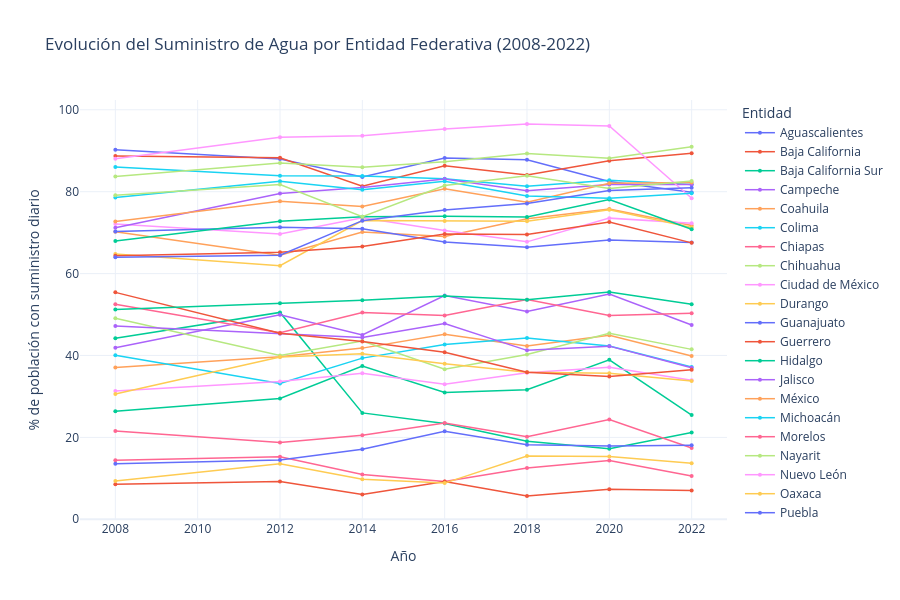

Write notebook code for a chart like this one.
### Code cell
# Transformar a formato largo (tidy data)
df_tidy = pd.melt(
    sum, 
    id_vars=['Entidad'],
    var_name='Año', 
    value_name='Porcentaje'
)
df_tidy['Año'] = df_tidy['Año'].astype(int)

# Crear gráfico de líneas
fig = px.line(
    df_tidy, 
    x='Año', 
    y='Porcentaje', 
    color='Entidad',
    title='Evolución del Suministro de Agua por Entidad Federativa (2008-2022)',
    labels={'Porcentaje': '% de población con suministro diario', 'Año': 'Año'},
    template='plotly_white'
)

# Mejorar visualización
fig.update_traces(mode='lines+markers', marker=dict(size=4), line=dict(width=1.5))
fig.update_layout(
    height=600,
    hovermode='x unified',
    legend=dict(
        title='Entidad',
        orientation='v',
        yanchor='top',
        y=1,
        xanchor='left',
        x=1.02
    )
)

fig.show()

### Figure 1 — Plotly figure (JSON) as saved in the notebook; plotly's stock layout.template omitted (floating-point values rounded to 4 significant figures)
{"data": [{"hovertemplate": "Entidad=Aguascalientes<br>Año=%{x}<br>% de población con suministro diario=%{y}<extra></extra>", "legendgroup": "Aguascalientes", "line": {"color": "#636efa", "dash": "solid", "width": 1.5}, "marker": {"size": 4, "symbol": "circle"}, "mode": "lines+markers", "name": "Aguascalientes", "orientation": "v", "showlegend": true, "type": "scatter", "x": [2008, 2012, 2014, 2016, 2018, 2020, 2022], "xaxis": "x", "y": [90.26, 87.97, 83.61, 88.23, 87.8, 82.5, 79.87], "yaxis": "y"}, {"hovertemplate": "Entidad=Baja California<br>Año=%{x}<br>% de población con suministro diario=%{y}<extra></extra>", "legendgroup": "Baja California", "line": {"color": "#EF553B", "dash": "solid", "width": 1.5}, "marker": {"size": 4, "symbol": "circle"}, "mode": "lines+markers", "name": "Baja California", "orientation": "v", "showlegend": true, "type": "scatter", "x": [2008, 2012, 2014, 2016, 2018, 2020, 2022], "xaxis": "x", "y": [88.73, 88.26, 81.31, 86.31, 84.09, 87.58, 89.4], "yaxis": "y"}, {"hovertemplate": "Entidad=Baja California Sur<br>Año=%{x}<br>% de población con suministro diario=%{y}<extra></extra>", "legendgroup": "Baja California Sur", "line": {"color": "#00cc96", "dash": "solid", "width": 1.5}, "marker": {"size": 4, "symbol": "circle"}, "mode": "lines+markers", "name": "Baja California Sur", "orientation": "v", "showlegend": true, "type": "scatter", "x": [2008, 2012, 2014, 2016, 2018, 2020, 2022], "xaxis": "x", "y": [44.19, 50.52, 25.98, 23.39, 19.04, 17.23, 21.19], "yaxis": "y"}, {"hovertemplate": "Entidad=Campeche<br>Año=%{x}<br>% de población con suministro diario=%{y}<extra></extra>", "legendgroup": "Campeche", "line": {"color": "#ab63fa", "dash": "solid", "width": 1.5}, "marker": {"size": 4, "symbol": "circle"}, "mode": "lines+markers", "name": "Campeche", "orientation": "v", "showlegend": true, "type": "scatter", "x": [2008, 2012, 2014, 2016, 2018, 2020, 2022], "xaxis": "x", "y": [41.91, 49.96, 45.03, 54.66, 50.74, 55.02, 47.46], "yaxis": "y"}, {"hovertemplate": "Entidad=Coahuila<br>Año=%{x}<br>% de población con suministro diario=%{y}<extra></extra>", "legendgroup": "Coahuila", "line": {"color": "#FFA15A", "dash": "solid", "width": 1.5}, "marker": {"size": 4, "symbol": "circle"}, "mode": "lines+markers", "name": "Coahuila", "orientation": "v", "showlegend": true, "type": "scatter", "x": [2008, 2012, 2014, 2016, 2018, 2020, 2022], "xaxis": "x", "y": [70.19, 64.47, 70.16, 69.04, 73.36, 75.76, 71.72], "yaxis": "y"}, {"hovertemplate": "Entidad=Colima<br>Año=%{x}<br>% de población con suministro diario=%{y}<extra></extra>", "legendgroup": "Colima", "line": {"color": "#19d3f3", "dash": "solid", "width": 1.5}, "marker": {"size": 4, "symbol": "circle"}, "mode": "lines+markers", "name": "Colima", "orientation": "v", "showlegend": true, "type": "scatter", "x": [2008, 2012, 2014, 2016, 2018, 2020, 2022], "xaxis": "x", "y": [86.04, 83.92, 83.85, 83.15, 81.31, 82.82, 81.77], "yaxis": "y"}, {"hovertemplate": "Entidad=Chiapas<br>Año=%{x}<br>% de población con suministro diario=%{y}<extra></extra>", "legendgroup": "Chiapas", "line": {"color": "#FF6692", "dash": "solid", "width": 1.5}, "marker": {"size": 4, "symbol": "circle"}, "mode": "lines+markers", "name": "Chiapas", "orientation": "v", "showlegend": true, "type": "scatter", "x": [2008, 2012, 2014, 2016, 2018, 2020, 2022], "xaxis": "x", "y": [14.4, 15.25, 10.95, 9.247, 12.55, 14.38, 10.55], "yaxis": "y"}, {"hovertemplate": "Entidad=Chihuahua<br>Año=%{x}<br>% de población con suministro diario=%{y}<extra></extra>", "legendgroup": "Chihuahua", "line": {"color": "#B6E880", "dash": "solid", "width": 1.5}, "marker": {"size": 4, "symbol": "circle"}, "mode": "lines+markers", "name": "Chihuahua", "orientation": "v", "showlegend": true, "type": "scatter", "x": [2008, 2012, 2014, 2016, 2018, 2020, 2022], "xaxis": "x", "y": [83.74, 86.99, 85.97, 87.3, 89.35, 88.18, 91.0], "yaxis": "y"}, {"hovertemplate": "Entidad=Ciudad de México<br>Año=%{x}<br>% de población con suministro diario=%{y}<extra></extra>", "legendgroup": "Ciudad de México", "line": {"color": "#FF97FF", "dash": "solid", "width": 1.5}, "marker": {"size": 4, "symbol": "circle"}, "mode": "lines+markers", "name": "Ciudad de México", "orientation": "v", "showlegend": true, "type": "scatter", "x": [2008, 2012, 2014, 2016, 2018, 2020, 2022], "xaxis": "x", "y": [72.1, 69.67, 73.62, 70.54, 67.75, 73.54, 72.3], "yaxis": "y"}, {"hovertemplate": "Entidad=Durango<br>Año=%{x}<br>% de población con suministro diario=%{y}<extra></extra>", "legendgroup": "Durango", "line": {"color": "#FECB52", "dash": "solid", "width": 1.5}, "marker": {"size": 4, "symbol": "circle"}, "mode": "lines+markers", "name": "Durango", "orientation": "v", "showlegend": true, "type": "scatter", "x": [2008, 2012, 2014, 2016, 2018, 2020, 2022], "xaxis": "x", "y": [64.77, 61.94, 72.95, 72.86, 72.79, 75.61, 71.24], "yaxis": "y"}, {"hovertemplate": "Entidad=Guanajuato<br>Año=%{x}<br>% de población con suministro diario=%{y}<extra></extra>", "legendgroup": "Guanajuato", "line": {"color": "#636efa", "dash": "solid", "width": 1.5}, "marker": {"size": 4, "symbol": "circle"}, "mode": "lines+markers", "name": "Guanajuato", "orientation": "v", "showlegend": true, "type": "scatter", "x": [2008, 2012, 2014, 2016, 2018, 2020, 2022], "xaxis": "x", "y": [70.28, 71.29, 70.93, 67.71, 66.42, 68.21, 67.57], "yaxis": "y"}, {"hovertemplate": "Entidad=Guerrero<br>Año=%{x}<br>% de población con suministro diario=%{y}<extra></extra>", "legendgroup": "Guerrero", "line": {"color": "#EF553B", "dash": "solid", "width": 1.5}, "marker": {"size": 4, "symbol": "circle"}, "mode": "lines+markers", "name": "Guerrero", "orientation": "v", "showlegend": true, "type": "scatter", "x": [2008, 2012, 2014, 2016, 2018, 2020, 2022], "xaxis": "x", "y": [8.556, 9.201, 6.036, 9.244, 5.688, 7.337, 7.02], "yaxis": "y"}, {"hovertemplate": "Entidad=Hidalgo<br>Año=%{x}<br>% de población con suministro diario=%{y}<extra></extra>", "legendgroup": "Hidalgo", "line": {"color": "#00cc96", "dash": "solid", "width": 1.5}, "marker": {"size": 4, "symbol": "circle"}, "mode": "lines+markers", "name": "Hidalgo", "orientation": "v", "showlegend": true, "type": "scatter", "x": [2008, 2012, 2014, 2016, 2018, 2020, 2022], "xaxis": "x", "y": [26.38, 29.5, 37.4, 30.95, 31.65, 38.95, 25.45], "yaxis": "y"}, {"hovertemplate": "Entidad=Jalisco<br>Año=%{x}<br>% de población con suministro diario=%{y}<extra></extra>", "legendgroup": "Jalisco", "line": {"color": "#ab63fa", "dash": "solid", "width": 1.5}, "marker": {"size": 4, "symbol": "circle"}, "mode": "lines+markers", "name": "Jalisco", "orientation": "v", "showlegend": true, "type": "scatter", "x": [2008, 2012, 2014, 2016, 2018, 2020, 2022], "xaxis": "x", "y": [71.19, 79.56, 81.05, 83.12, 80.22, 81.78, 81.73], "yaxis": "y"}, {"hovertemplate": "Entidad=México<br>Año=%{x}<br>% de población con suministro diario=%{y}<extra></extra>", "legendgroup": "México", "line": {"color": "#FFA15A", "dash": "solid", "width": 1.5}, "marker": {"size": 4, "symbol": "circle"}, "mode": "lines+markers", "name": "México", "orientation": "v", "showlegend": true, "type": "scatter", "x": [2008, 2012, 2014, 2016, 2018, 2020, 2022], "xaxis": "x", "y": [37.08, 39.71, 41.8, 45.21, 42.29, 44.93, 39.86], "yaxis": "y"}, {"hovertemplate": "Entidad=Michoacán<br>Año=%{x}<br>% de población con suministro diario=%{y}<extra></extra>", "legendgroup": "Michoacán", "line": {"color": "#19d3f3", "dash": "solid", "width": 1.5}, "marker": {"size": 4, "symbol": "circle"}, "mode": "lines+markers", "name": "Michoacán", "orientation": "v", "showlegend": true, "type": "scatter", "x": [2008, 2012, 2014, 2016, 2018, 2020, 2022], "xaxis": "x", "y": [40.07, 33.18, 39.36, 42.68, 44.25, 42.34, 37.18], "yaxis": "y"}, {"hovertemplate": "Entidad=Morelos<br>Año=%{x}<br>% de población con suministro diario=%{y}<extra></extra>", "legendgroup": "Morelos", "line": {"color": "#FF6692", "dash": "solid", "width": 1.5}, "marker": {"size": 4, "symbol": "circle"}, "mode": "lines+markers", "name": "Morelos", "orientation": "v", "showlegend": true, "type": "scatter", "x": [2008, 2012, 2014, 2016, 2018, 2020, 2022], "xaxis": "x", "y": [21.58, 18.74, 20.54, 23.54, 20.15, 24.36, 17.4], "yaxis": "y"}, {"hovertemplate": "Entidad=Nayarit<br>Año=%{x}<br>% de población con suministro diario=%{y}<extra></extra>", "legendgroup": "Nayarit", "line": {"color": "#B6E880", "dash": "solid", "width": 1.5}, "marker": {"size": 4, "symbol": "circle"}, "mode": "lines+markers", "name": "Nayarit", "orientation": "v", "showlegend": true, "type": "scatter", "x": [2008, 2012, 2014, 2016, 2018, 2020, 2022], "xaxis": "x", "y": [49.09, 40.01, 43.54, 36.67, 40.23, 45.44, 41.49], "yaxis": "y"}, {"hovertemplate": "Entidad=Nuevo León<br>Año=%{x}<br>% de población con suministro diario=%{y}<extra></extra>", "legendgroup": "Nuevo León", "line": {"color": "#FF97FF", "dash": "solid", "width": 1.5}, "marker": {"size": 4, "symbol": "circle"}, "mode": "lines+markers", "name": "Nuevo León", "orientation": "v", "showlegend": true, "type": "scatter", "x": [2008, 2012, 2014, 2016, 2018, 2020, 2022], "xaxis": "x", "y": [88.03, 93.31, 93.66, 95.28, 96.53, 96.04, 78.39], "yaxis": "y"}, {"hovertemplate": "Entidad=Oaxaca<br>Año=%{x}<br>% de población con suministro diario=%{y}<extra></extra>", "legendgroup": "Oaxaca", "line": {"color": "#FECB52", "dash": "solid", "width": 1.5}, "marker": {"size": 4, "symbol": "circle"}, "mode": "lines+markers", "name": "Oaxaca", "orientation": "v", "showlegend": true, "type": "scatter", "x": [2008, 2012, 2014, 2016, 2018, 2020, 2022], "xaxis": "x", "y": [9.336, 13.57, 9.787, 8.834, 15.46, 15.34, 13.69], "yaxis": "y"}, {"hovertemplate": "Entidad=Puebla<br>Año=%{x}<br>% de población con suministro diario=%{y}<extra></extra>", "legendgroup": "Puebla", "line": {"color": "#636efa", "dash": "solid", "width": 1.5}, "marker": {"size": 4, "symbol": "circle"}, "mode": "lines+markers", "name": "Puebla", "orientation": "v", "showlegend": true, "type": "scatter", "x": [2008, 2012, 2014, 2016, 2018, 2020, 2022], "xaxis": "x", "y": [13.54, 14.49, 17.08, 21.49, 18.2, 17.92, 18.11], "yaxis": "y"}, {"hovertemplate": "Entidad=Querétaro<br>Año=%{x}<br>% de población con suministro diario=%{y}<extra></extra>", "legendgroup": "Querétaro", "line": {"color": "#EF553B", "dash": "solid", "width": 1.5}, "marker": {"size": 4, "symbol": "circle"}, "mode": "lines+markers", "name": "Querétaro", "orientation": "v", "showlegend": true, "type": "scatter", "x": [2008, 2012, 2014, 2016, 2018, 2020, 2022], "xaxis": "x", "y": [64.34, 65.21, 66.59, 69.68, 69.53, 72.6, 67.5], "yaxis": "y"}, {"hovertemplate": "Entidad=Quintana Roo<br>Año=%{x}<br>% de población con suministro diario=%{y}<extra></extra>", "legendgroup": "Quintana Roo", "line": {"color": "#00cc96", "dash": "solid", "width": 1.5}, "marker": {"size": 4, "symbol": "circle"}, "mode": "lines+markers", "name": "Quintana Roo", "orientation": "v", "showlegend": true, "type": "scatter", "x": [2008, 2012, 2014, 2016, 2018, 2020, 2022], "xaxis": "x", "y": [67.95, 72.77, 73.86, 73.98, 73.8, 78.08, 70.84], "yaxis": "y"}, {"hovertemplate": "Entidad=San Luis Potosí<br>Año=%{x}<br>% de población con suministro diario=%{y}<extra></extra>", "legendgroup": "San Luis Potosí", "line": {"color": "#ab63fa", "dash": "solid", "width": 1.5}, "marker": {"size": 4, "symbol": "circle"}, "mode": "lines+markers", "name": "San Luis Potosí", "orientation": "v", "showlegend": true, "type": "scatter", "x": [2008, 2012, 2014, 2016, 2018, 2020, 2022], "xaxis": "x", "y": [47.22, 45.32, 44.41, 47.8, 41.26, 42.28, 37.03], "yaxis": "y"}, {"hovertemplate": "Entidad=Sinaloa<br>Año=%{x}<br>% de población con suministro diario=%{y}<extra></extra>", "legendgroup": "Sinaloa", "line": {"color": "#FFA15A", "dash": "solid", "width": 1.5}, "marker": {"size": 4, "symbol": "circle"}, "mode": "lines+markers", "name": "Sinaloa", "orientation": "v", "showlegend": true, "type": "scatter", "x": [2008, 2012, 2014, 2016, 2018, 2020, 2022], "xaxis": "x", "y": [72.74, 77.67, 76.4, 80.69, 77.43, 82.08, 82.21], "yaxis": "y"}, {"hovertemplate": "Entidad=Sonora<br>Año=%{x}<br>% de población con suministro diario=%{y}<extra></extra>", "legendgroup": "Sonora", "line": {"color": "#19d3f3", "dash": "solid", "width": 1.5}, "marker": {"size": 4, "symbol": "circle"}, "mode": "lines+markers", "name": "Sonora", "orientation": "v", "showlegend": true, "type": "scatter", "x": [2008, 2012, 2014, 2016, 2018, 2020, 2022], "xaxis": "x", "y": [78.57, 82.53, 80.47, 82.56, 78.94, 78.42, 79.59], "yaxis": "y"}, {"hovertemplate": "Entidad=Tabasco<br>Año=%{x}<br>% de población con suministro diario=%{y}<extra></extra>", "legendgroup": "Tabasco", "line": {"color": "#FF6692", "dash": "solid", "width": 1.5}, "marker": {"size": 4, "symbol": "circle"}, "mode": "lines+markers", "name": "Tabasco", "orientation": "v", "showlegend": true, "type": "scatter", "x": [2008, 2012, 2014, 2016, 2018, 2020, 2022], "xaxis": "x", "y": [52.52, 45.56, 50.52, 49.76, 53.64, 49.74, 50.32], "yaxis": "y"}, {"hovertemplate": "Entidad=Tamaulipas<br>Año=%{x}<br>% de población con suministro diario=%{y}<extra></extra>", "legendgroup": "Tamaulipas", "line": {"color": "#B6E880", "dash": "solid", "width": 1.5}, "marker": {"size": 4, "symbol": "circle"}, "mode": "lines+markers", "name": "Tamaulipas", "orientation": "v", "showlegend": true, "type": "scatter", "x": [2008, 2012, 2014, 2016, 2018, 2020, 2022], "xaxis": "x", "y": [79.12, 81.76, 73.91, 81.52, 83.87, 80.8, 82.59], "yaxis": "y"}, {"hovertemplate": "Entidad=Tlaxcala<br>Año=%{x}<br>% de población con suministro diario=%{y}<extra></extra>", "legendgroup": "Tlaxcala", "line": {"color": "#FF97FF", "dash": "solid", "width": 1.5}, "marker": {"size": 4, "symbol": "circle"}, "mode": "lines+markers", "name": "Tlaxcala", "orientation": "v", "showlegend": true, "type": "scatter", "x": [2008, 2012, 2014, 2016, 2018, 2020, 2022], "xaxis": "x", "y": [31.34, 33.64, 35.64, 32.99, 35.8, 37.12, 33.97], "yaxis": "y"}, {"hovertemplate": "Entidad=Veracruz<br>Año=%{x}<br>% de población con suministro diario=%{y}<extra></extra>", "legendgroup": "Veracruz", "line": {"color": "#FECB52", "dash": "solid", "width": 1.5}, "marker": {"size": 4, "symbol": "circle"}, "mode": "lines+markers", "name": "Veracruz", "orientation": "v", "showlegend": true, "type": "scatter", "x": [2008, 2012, 2014, 2016, 2018, 2020, 2022], "xaxis": "x", "y": [30.58, 39.65, 40.43, 38.0, 35.92, 35.69, 33.78], "yaxis": "y"}, {"hovertemplate": "Entidad=Yucatán<br>Año=%{x}<br>% de población con suministro diario=%{y}<extra></extra>", "legendgroup": "Yucatán", "line": {"color": "#636efa", "dash": "solid", "width": 1.5}, "marker": {"size": 4, "symbol": "circle"}, "mode": "lines+markers", "name": "Yucatán", "orientation": "v", "showlegend": true, "type": "scatter", "x": [2008, 2012, 2014, 2016, 2018, 2020, 2022], "xaxis": "x", "y": [63.99, 64.47, 72.92, 75.55, 77.09, 80.29, 80.99], "yaxis": "y"}, {"hovertemplate": "Entidad=Zacatecas<br>Año=%{x}<br>% de población con suministro diario=%{y}<extra></extra>", "legendgroup": "Zacatecas", "line": {"color": "#EF553B", "dash": "solid", "width": 1.5}, "marker": {"size": 4, "symbol": "circle"}, "mode": "lines+markers", "name": "Zacatecas", "orientation": "v", "showlegend": true, "type": "scatter", "x": [2008, 2012, 2014, 2016, 2018, 2020, 2022], "xaxis": "x", "y": [55.42, 45.45, 43.42, 40.77, 35.89, 34.86, 36.51], "yaxis": "y"}, {"hovertemplate": "Entidad=Nacional<br>Año=%{x}<br>% de población con suministro diario=%{y}<extra></extra>", "legendgroup": "Nacional", "line": {"color": "#00cc96", "dash": "solid", "width": 1.5}, "marker": {"size": 4, "symbol": "circle"}, "mode": "lines+markers", "name": "Nacional", "orientation": "v", "showlegend": true, "type": "scatter", "x": [2008, 2012, 2014, 2016, 2018, 2020, 2022], "xaxis": "x", "y": [51.21, 52.77, 53.5, 54.55, 53.62, 55.49, 52.54], "yaxis": "y"}], "layout": {"height": 600, "hovermode": "x unified", "legend": {"orientation": "v", "title": {"text": "Entidad"}, "tracegroupgap": 0, "x": 1.02, "xanchor": "left", "y": 1, "yanchor": "top"}, "title": {"text": "Evolución del Suministro de Agua por Entidad Federativa (2008-2022)"}, "xaxis": {"anchor": "y", "domain": [0, 1], "title": {"text": "Año"}}, "yaxis": {"anchor": "x", "domain": [0, 1], "title": {"text": "% de población con suministro diario"}}}}
